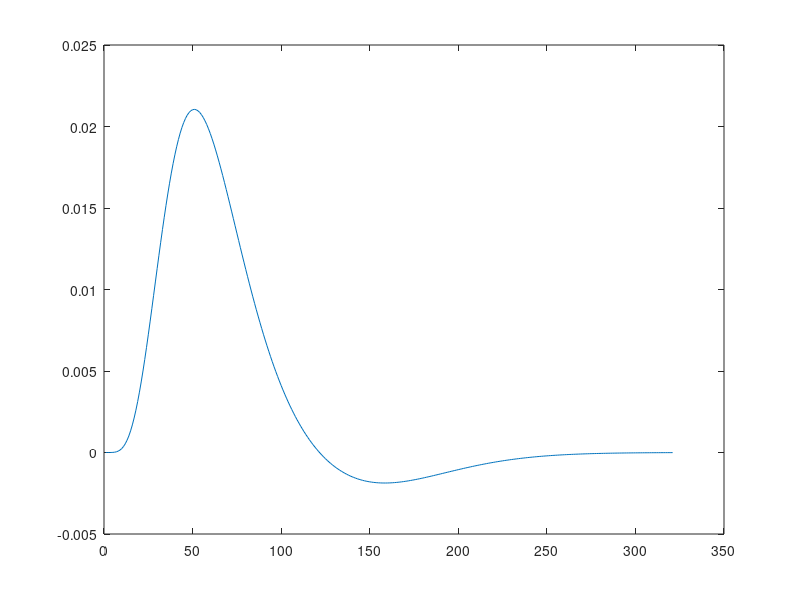

The MATLAB source for this figure: (Note: this script raises an error after producing the figure.)
%% 

load('vox100stuff.mat');
load('spm_hrf_01');
%%
plot(spm_hrf_01)
%%

% First question: how to deal with the "null" signal and also
% the first 6 "calibration" signals? (for a single block)
% 
% A: Treat the "null" signal (the one that occurs at the time
% you would expect a stimuli) as the "13th" stimuli.
% Treat the first 6 calibration as "14"th to "19"th stimuli.

sel_vox = vox100s;
ind = 2;
cur_block = sel_vox{ind};
stim_block_12 = seqVal(:,ind);
stim_block_12(stim_block_12 > 0) = stim_block_12(stim_block_12 > 0)- (ind-1)*12; % there are 12 stimuli
nt = length(cur_block); % total number of time points, 696
ns = nt/4; % total number of stimuli, 174
sub_stim_block = stim_block_12(-3 + 4*(1:ns)); 
sub_stim_block(sub_stim_block ==0) = 13; % assign a new factor for the zero signal
sub_stim_block(1:6) = 13 + (1:6); % assign new factors for the calibration signals
stim_block_13 = stim_block_12;
stim_block_13(-3 + 4*(1:ns)) = sub_stim_block;
stim_block_all = stim_block_12;
stim_block_all(-3 + 4*(1:ns)) = 1:ns;

%%

len_hrf = 30; % number of points to include in the HRF
stim_block = stim_block_13;
resid_corr = 0.*cur_block;
%% test the functions


hrf_params = randn(len_hrf,1);
stim_amps = 1.*randn(max(stim_block),1)+1;
const = 10.0*randn(1);
y = pred_signal( hrf_params, stim_block, stim_amps, const );
hrf_params2 = fit_hrf_l2( y, stim_block, stim_amps, len_hrf, 1000 );
stim_amps2 = fit_amps_l2( y, hrf_params, stim_block, 10);

figure; scatter(stim_amps,stim_amps2)
figure; plot(hrf_params); hold on; plot(hrf_params2,'r')

{norm(stim_amps - stim_amps2), norm(hrf_params-hrf_params2)}


%% fit data


y0 = sel_vox{ind};
y = y0 -resid_corr;
const.off = 5.5; % chosen so that stim_amps(13) ~~ 0
y = y - const.off; 
len_hrf = 20;
hrf_params = spm_hrf_01(-9+ 10*(1:len_hrf));
nits = 30;
[ hrf_params, stim_amps, yhat, rsse ] = fit_amps_hrf( y, hrf_params, stim_block, nits );
{const,stim_amps(13),rsse, norm(stim_amps)}
figure; plot(stim_amps)
figure; plot(hrf_params)

%% fit data with auto constant

y0 = sel_vox{ind};
y = y0 -resid_corr;
len_hrf = 30;
hrf_params = spm_hrf_01(-9+ 10*(1:len_hrf));
nits = 20;
l2p_a = 0.1*ones(1,max(stim_block));
%l2p_a(13) = 100;
l2p = 1000;
[ hrf_params, stim_amps, yhat, rsse ,const ] = fit_amps_hrf_l2( y, hrf_params, stim_block, nits, l2p_a ,l2p );
{const,stim_amps(13),rsse, norm(stim_amps)}

figure; plot(stim_amps)
figure; plot(hrf_params)

%% effect of each event

[event_amps, yhat] = fit_amps_l2( y, hrf_params, stim_block_all,l2p_a(1));
figure; plot(event_amps)
figure; scatter(sub_stim_block, event_amps)

%% residuals

resd = y - yhat;
resids = smooth(resd, .1, 'lowess');
figure; plot(resd); hold on; plot(resids, 'r')
resid_corr = resids;

%% GLS

resd = y - yhat;
basis_mat = fourier_matrix(nt,10);
basis_mat = basis_mat(:,2:end);
eps = 0.01;
nits = 200;
covmat = gp_cov_est(resd,basis_mat,eps,nits);
L = chol(covmat,'lower');
%% look at a sample drawn from estimated cov matrix
zsynth = L*randn(nt,1);
plot(zsynth); hold on; plot(smooth(zsynth, .1, 'lowess'),'r')
%% get whitening matrix

[e,v] = eig(covmat);
whtmat = e*diag(1./sqrt(diag(v)))*e';


%% fit the model

[event_amps, yhat] = fit_amps_l2_wht( y, hrf_params, stim_block_all,l2p_a(1),whtmat);
figure; plot(event_amps)
figure; scatter(sub_stim_block, event_amps)